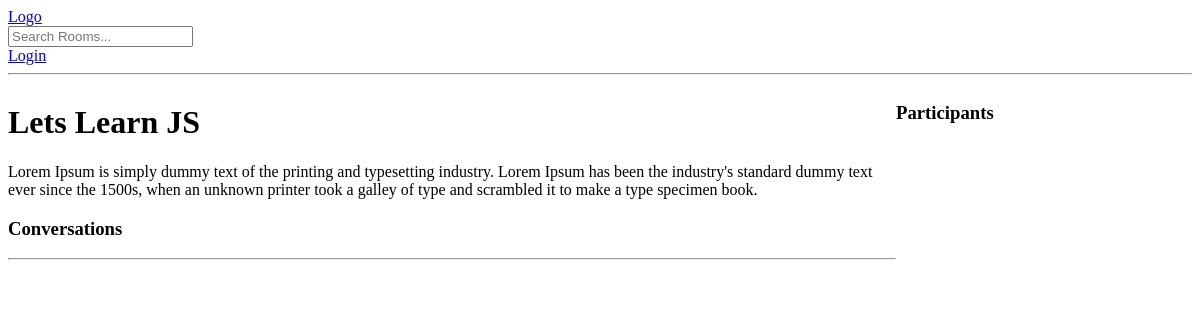
The page /room/1/ on the database as committed earlier.
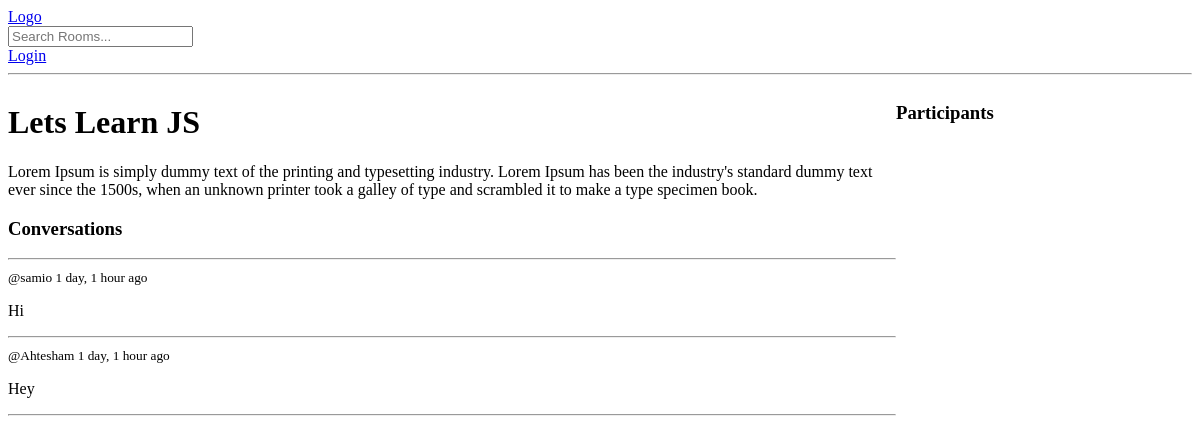
The same page on the database as committed later.
### base/models.py (models this page shows, shortened)
class Message(models.Model):
    user = models.ForeignKey(User, on_delete=models.CASCADE)
    room = models.ForeignKey(Room, on_delete=models.CASCADE)
    body = models.TextField()
    updated = models.DateTimeField(auto_now=True)
    created = models.DateTimeField(auto_now_add=True)

### base/views.py (the view, shortened to what this page needs)
# urls.py: path('room/<str:pk>/', views.room, name='room'),
def room(request,pk):
    room = Room.objects.get(id=pk)
    room_messages = room.message_set.all().order_by('-created')
    participants = room.participants.all()
    context = {'room':room, 'room_messages':room_messages, 'participants':participants}
    return render(request, 'base/room.html', context)

### base/templates/base/room.html (shortened to what this page needs)
{% extends 'main.html' %}
{% block content %}
<div class="room-container">
    <div>
        <h1>{{room.name}}</h1>
        <p>{{room.description}}</p>
        <div class="comment-wrapper">
            <h3>Conversations</h3>
            <hr>
            {% for message in room_messages %}
            <div>
                <small>@{{message.user}}  {{message.created|timesince}} ago</small>
                <p>{{message.body}}</p>
                <hr>
            </div>
            {% endfor %}
        </div>
    </div>
    <div>
        <h3>Participants</h3>
    </div>
</div>
{% endblock %}

Rows that differ between the two databases and show on the page:
added Message: user "samio", created "1 day, 1 hour", body "Hi"
added Message: user "Ahtesham", created "1 day, 1 hour", body "Hey"
